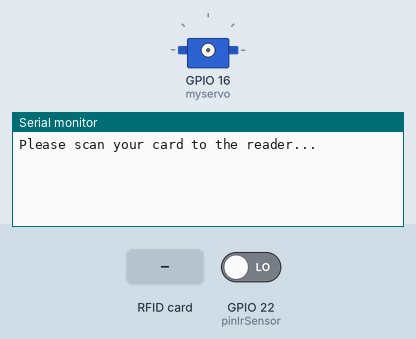
A sketch run on a simulated ESP32. Parts: servo, the last lines printed to the serial monitor. Inputs (shaded band) come from the test bench; at power-on: GPIO 22 (pinIrSensor) LOW.

Above: at 1.2 s.
1.3 s: RFID card 43 36 1A 07 held to the reader
At 2.5 s:
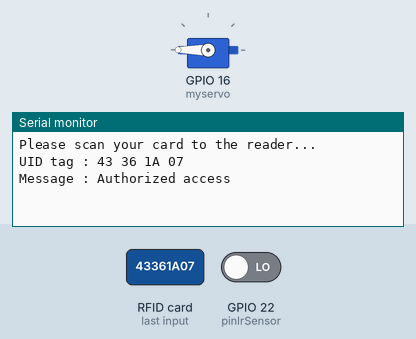
2.8 s: GPIO 22 (pinIrSensor) driven HIGH
5.8 s: RFID card 5E 7A 19 C4 held to the reader
At 6.1 s:
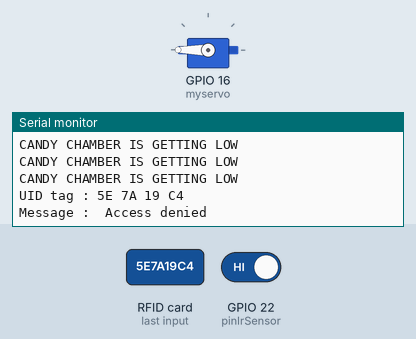

Measured:
- after the input at 1.3 s, the serial monitor: prints a new line at once (image 1)
- after the input at 5.8 s, the serial monitor: prints a new line at once (image 2)

The sketch:

candy_dispenser.ino
```cpp
#include "SPI.h"
#include "MFRC522.h" //
#include <ESP32_Servo.h>

Servo myservo;
const int pinRST = 9;
const int pinSDA = 5;
int pinIrSensor = 22;
MFRC522 mfrc522(pinSDA, pinRST);   // Create MFRC522 instance.

void setup()
{
  Serial.begin(115200);   // Initiate a serial communication
  pinMode (pinIrSensor, INPUT); // sensor pin INPUT
  SPI.begin();      // Initiate  SPI bus
  mfrc522.PCD_Init();   // Initiate MFRC522
  Serial.println("Please scan your card to the reader...");
  Serial.println();

}
void loop()
{
  // Check if the candy is empty
  int sensorStatus = digitalRead(pinIrSensor); // Set the GPIO as Input
  if (sensorStatus == 1)
  {
    Serial.println("CANDY CHAMBER IS GETTING LOW");
  }
  // Look for new cards
  if ( ! mfrc522.PICC_IsNewCardPresent())
  {
    return;
  }
  // Select one of the cards
  if ( ! mfrc522.PICC_ReadCardSerial())
  {
    return;
  }
  //Show UID on serial monitor
  Serial.print("UID tag :");
  String content= "";
  byte letter;
  for (byte i = 0; i < mfrc522.uid.size; i++)
  {
     Serial.print(mfrc522.uid.uidByte[i] < 0x10 ? " 0" : " ");
     Serial.print(mfrc522.uid.uidByte[i], HEX);
     content.concat(String(mfrc522.uid.uidByte[i] < 0x10 ? " 0" : " "));
     content.concat(String(mfrc522.uid.uidByte[i], HEX));
  }
  Serial.println();
  Serial.print("Message : ");
  content.toUpperCase();
  if (content.substring(1) == "43 36 1A 07") //change here the UID of the card/cards that you want to give access
  {
    Serial.println("Authorized access");
    Serial.println();
    myservo.attach(16);
    myservo.write(180);
    delay(3000);
    myservo.detach();
  }

 else   {
    Serial.println(" Access denied");
    delay(3000);
  }
}
```
